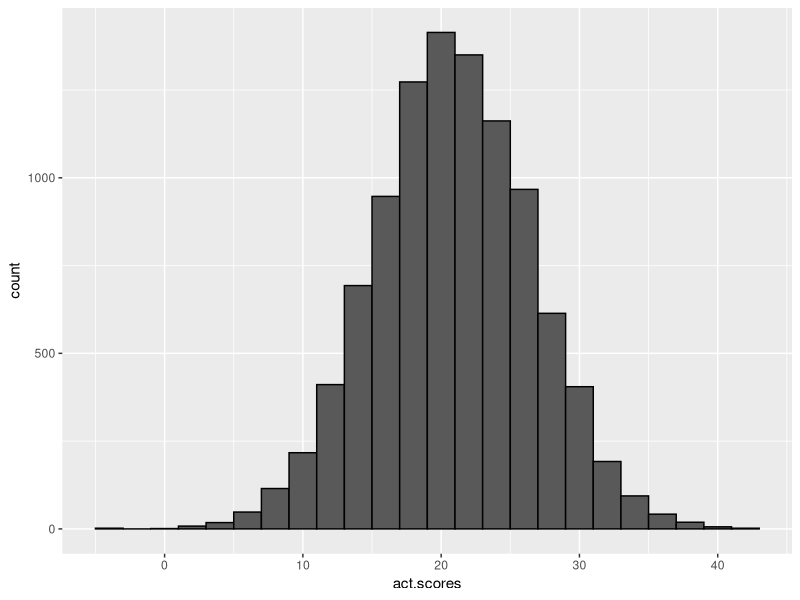
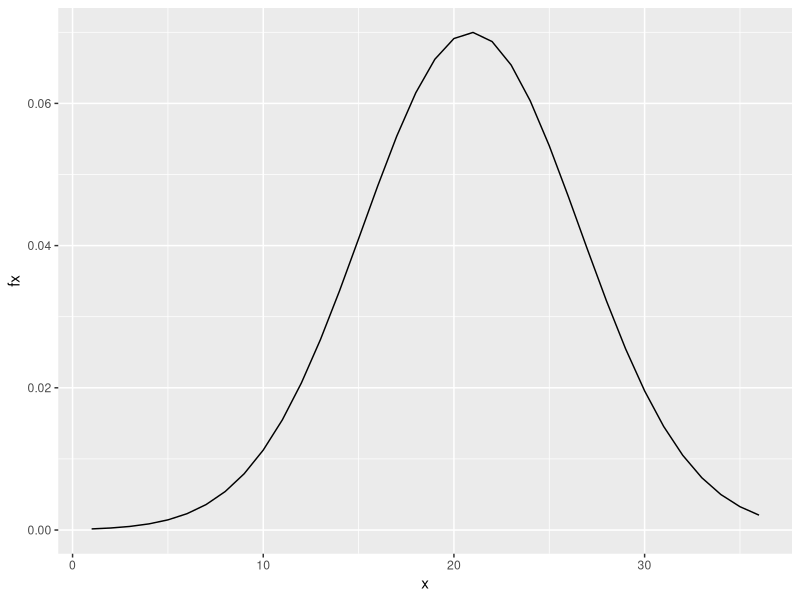
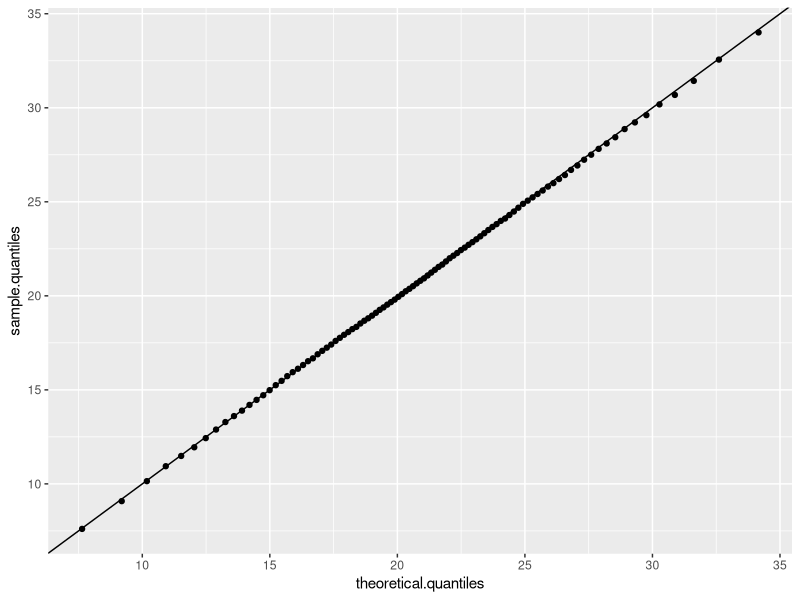

Reproduce these figures in R, in order.
#!/usr/bin/env Rscript
suppressPackageStartupMessages(library(tidyverse))
library(dslabs)

set.seed(16, 
         sample.kind = "Rounding")
act.mean <- 20.9
act.sd <- 5.7
n <- 10000
act.scores <- rnorm(n,act.mean,act.sd)

print("mean of act.scores: ")
mean(act.scores)

print("sd of act.scores: ")
sd(act.scores)

# plot distribution of simulated ACT scores
data.frame(act.scores = act.scores) %>%
    ggplot(aes(act.scores)) +
    geom_histogram(color="black", binwidth = 2)

print("How many perfect scores (= 36)?")
sum(act.scores >= 36)

print("In act_scores, what is the probability of an ACT score greater than 30?")
sum(act.scores > 30)/n

print("In act_scores, what is the probability of an ACT score less than or equal to 10?")
sum(act.scores <= 10)/n

x <- seq(1:36)
fx <- dnorm(x,20.9,5.7)
data.frame(x, fx) %>%
    ggplot(aes(x,fx)) +
    geom_line()

zscores <- 
  (act.scores - mean(act.scores))/sd(act.scores)
print("What is the probability of a Z-score greater than 2 (2 standard deviations above the mean)?")
sum(zscores > 2)/n

print("What ACT score value corresponds to 2 standard deviations above the mean (Z = 2)?")
2 * sd(act.scores) + mean(act.scores)

print("What is the 97.5th percentile of act_scores?")
qnorm(0.975,mean(act.scores),sd(act.scores))

F <- function(a) mean(act.scores <= a)

x <- seq(1,32)

cdf <- sapply(x,F)

print("What is the minimum integer score such that the probability of that score or lower is at least .95?")

min(which(cdf >= 0.95))

print("Use qnorm() to determine the expected 95th percentile, the value for which the probability of receiving that score or lower is 0.95, given a mean score of 20.9 and standard deviation of 5.7.")
print("What is the expected 95th percentile of ACT scores?")

qnorm(0.95,20.9,5.7)

print("Make a vector containing the quantiles for p <- seq(0.01, 0.99, 0.01), the 1st through 99th percentiles of the act_scores data. Save these as sample_quantiles.")
print("In what percentile is a score of 26?")

p <- seq(0.01,0.99,0.01)

sample.quantiles <- quantile(act.scores,p)

names(sample.quantiles[max(which(sample.quantiles < 26))])

theoretical.quantiles <- qnorm(p,20.9,5.7)

qplot(theoretical.quantiles, sample.quantiles) + geom_abline()
